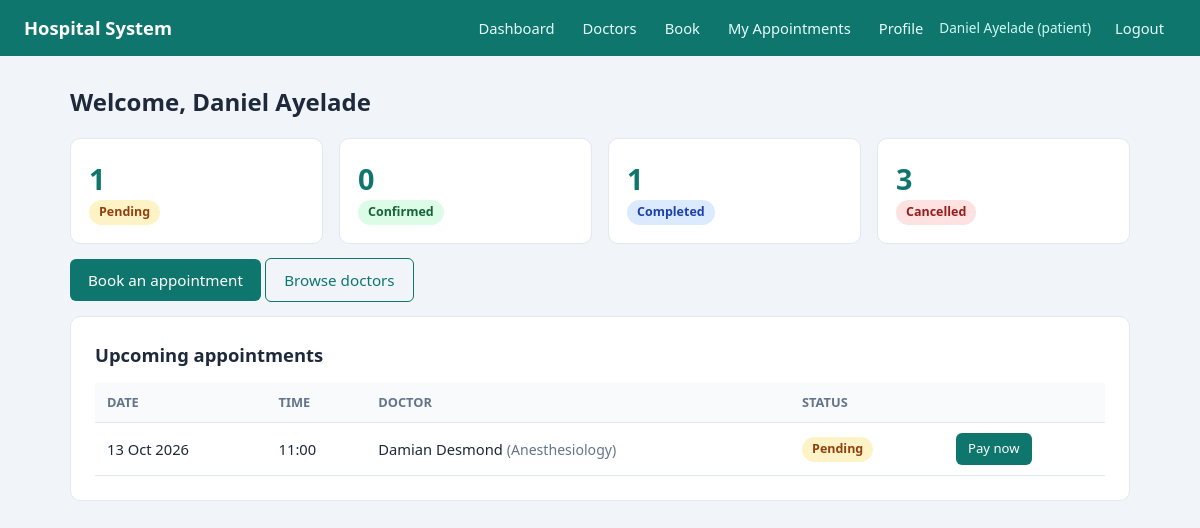
Page /patient/dashboard.php (signed in) on the committed database.
### tables this page shows
CREATE TABLE `appointments` (
  `appointment_id` int(11) NOT NULL,
  `patient_id` int(11) NOT NULL,
  `doctor_id` int(11) NOT NULL,
  `appointment_date` date NOT NULL,
  `appointment_time` time NOT NULL,
  `reason` text DEFAULT NULL,
  `fee` decimal(10,2) NOT NULL,
  `status` enum('pending','confirmed','completed','cancelled') DEFAULT 'pending',
  `created_at` timestamp NOT NULL DEFAULT current_timestamp(),
  `active_slot` varchar(40) GENERATED ALWAYS AS (if(`status` = 'cancelled',NULL,concat(`doctor_id`,'|',`appointment_date`,'|',`appointment_time`))) STORED
);

CREATE TABLE `doctors` (
  `doctor_id` int(11) NOT NULL,
  `full_name` varchar(100) NOT NULL,
  `email` varchar(100) NOT NULL,
  `password` varchar(255) NOT NULL,
  `phone` varchar(20) DEFAULT NULL,
  `specialization_id` int(11) NOT NULL,
  `consultation_fee` decimal(10,2) NOT NULL,
  `bio` text DEFAULT NULL,
  `status` enum('active','inactive') DEFAULT 'active',
  `created_at` timestamp NOT NULL DEFAULT current_timestamp()
);

CREATE TABLE `specializations` (
  `specialization_id` int(11) NOT NULL,
  `name` varchar(100) NOT NULL,
  `description` text DEFAULT NULL
);

### includes/auth.php (called while the page is built, shortened)
<?php
require_once __DIR__ . '/../config/config.php';
function currentUserId(): int
{
    return (int) ($_SESSION['user_id'] ?? 0);
}
function e($value): string
{
    return htmlspecialchars((string) $value, ENT_QUOTES, 'UTF-8');
}

### config/config.php (called while the page is built, shortened)
<?php
spl_autoload_register(function ($class) {
    $file = __DIR__ . '/../classes/' . $class . '.php';
});

### classes/Database.php (called while the page is built, shortened)
<?php
class Database
{
    private static ?Database $instance = null;
    private PDO $conn;
    private function __construct()
    {
        $dsn = "mysql:host=" . DB_HOST . ";dbname=" . DB_NAME . ";charset=utf8mb4";
        $options = [
            PDO::ATTR_ERRMODE            => PDO::ERRMODE_EXCEPTION,
            PDO::ATTR_DEFAULT_FETCH_MODE => PDO::FETCH_ASSOC,
            PDO::ATTR_EMULATE_PREPARES   => false,
        ];
        try {
            $this->conn = new PDO($dsn, DB_USER, DB_PASS, $options);
        } catch (PDOException $e) {
            die("Database connection failed: " . $e->getMessage());
        }
    }
    public static function getInstance(): Database
    {
        if (self::$instance === null) {
            self::$instance = new Database();
        }
        return self::$instance;
    }
    public function query(string $sql, array $params = []): PDOStatement
    {
        $stmt = $this->conn->prepare($sql);
        $stmt->execute($params);
        return $stmt;
    }
    public function fetchAll(string $sql, array $params = []): array
    {
        return $this->query($sql, $params)->fetchAll();
    }
}

### classes/Appointment.php (called while the page is built, shortened)
<?php
class Appointment
{
    private Database $db;
    public function __construct()
    {
        $this->db = Database::getInstance();
    }
    public function getByPatient(int $patientId): array
    {
        return $this->db->fetchAll(
            "SELECT a.*, d.full_name AS doctor_name, s.name AS specialization,
                    (SELECT COUNT(*) FROM payments pay
                     WHERE pay.appointment_id = a.appointment_id AND pay.status = 'success') AS is_paid
             FROM appointments a
             JOIN doctors d ON d.doctor_id = a.doctor_id
             JOIN specializations s ON s.specialization_id = d.specialization_id
             WHERE a.patient_id = ?
             ORDER BY a.appointment_date DESC, a.appointment_time DESC",
            [$patientId]
        );
    }
}

### patient/dashboard.php (the view, shortened to what this page needs)
<?php
require_once __DIR__ . '/../includes/auth.php';
$all = (new Appointment())->getByPatient(currentUserId());
$counts = ['pending' => 0, 'confirmed' => 0, 'completed' => 0, 'cancelled' => 0];
$upcoming = [];
foreach ($all as $a) {
    $counts[$a['status']]++;
    if (in_array($a['status'], ['pending', 'confirmed'], true) && $a['appointment_date'] >= date('Y-m-d')) {
        $upcoming[] = $a;
    }
}
$upcoming = array_slice(array_reverse($upcoming), 0, 5);
require __DIR__ . '/../includes/header.php';
?>
<h1 class="page-title">Welcome, <?= e($_SESSION['user_name']) ?></h1>
<div class="grid">
    <?php foreach ($counts as $status => $total): ?>
        <div class="stat">
            <div class="num"><?= (int) $total ?></div>
            <div class="label"><span class="badge badge-<?= e($status) ?>"><?= e($status) ?></span></div>
        </div>
    <?php endforeach; ?>
</div>
<p class="mt">
    <a class="btn" href="book.php">Book an appointment</a>
    <a class="btn btn-outline" href="doctors.php">Browse doctors</a>
</p>
<div class="card mt">
    <h2>Upcoming appointments</h2>
    <div class="table-wrap">
    <table>
        <thead><tr><th>Date</th><th>Time</th><th>Doctor</th><th>Status</th><th></th></tr></thead>
        <tbody>
        <?php foreach ($upcoming as $a): ?>
            <tr>
                <td><?= e(date('d M Y', strtotime($a['appointment_date']))) ?></td>
                <td><?= e(substr($a['appointment_time'], 0, 5)) ?></td>
                <td><?= e($a['doctor_name']) ?> <span class="muted">(<?= e($a['specialization']) ?>)</span></td>
                <td><span class="badge badge-<?= e($a['status']) ?>"><?= e($a['status']) ?></span></td>
                <td>
                    <?php if ($a['status'] === 'pending' && !$a['is_paid']): ?>
                        <a class="btn btn-sm" href="pay.php?appointment_id=<?= (int) $a['appointment_id'] ?>">Pay now</a>
                    <?php endif; ?>
                </td>
            </tr>
        <?php endforeach; ?>
        </tbody>
    </table>
    </div>
</div>
<?php require __DIR__ . '/../includes/footer.php'; ?>

### assets/css/style.css (style rules this page uses)
:root { --primary: #0f766e; --primary-dark: #115e59; --bg: #f1f5f9; --card: #ffffff; --text: #1e293b; --muted: #64748b; --border: #e2e8f0; --danger: #dc2626; --success: #16a34a; --warning: #d97706; }
* { box-sizing: border-box; margin: 0; padding: 0; }
body { font-family: "Segoe UI", Arial, sans-serif; background: var(--bg); color: var(--text); line-height: 1.5; }
a { color: var(--primary); text-decoration: none; }
.card { background: var(--card); border: 1px solid var(--border); border-radius: 10px; padding: 24px; margin-bottom: 20px; }
.card h2 { margin-bottom: 14px; font-size: 1.15rem; }
.page-title { margin-bottom: 18px; font-size: 1.5rem; }
.grid { display: grid; gap: 16px; grid-template-columns: repeat(auto-fit, minmax(200px, 1fr)); }
.stat { background: var(--card); border: 1px solid var(--border); border-radius: 10px; padding: 18px; }
.stat .num { font-size: 1.8rem; font-weight: 700; color: var(--primary); }
.stat .label { color: var(--muted); font-size: .88rem; }
.btn { display: inline-block; background: var(--primary); color: #fff; border: 0; padding: 10px 18px; border-radius: 6px; font-size: .95rem; cursor: pointer; }
.btn-outline { background: transparent; color: var(--primary); border: 1px solid var(--primary); }
.btn-sm { padding: 6px 12px; font-size: .82rem; }
.table-wrap { overflow-x: auto; }
table { width: 100%; border-collapse: collapse; font-size: .92rem; }
th, td { text-align: left; padding: 10px 12px; border-bottom: 1px solid var(--border); }
th { background: #f8fafc; font-size: .8rem; text-transform: uppercase; color: var(--muted); }
.badge { display: inline-block; padding: 3px 10px; border-radius: 999px; font-size: .78rem; font-weight: 600; text-transform: capitalize; }
.badge-pending, .badge-failed { background: #fef3c7; color: #92400e; }
.badge-confirmed, .badge-success { background: #dcfce7; color: #166534; }
.badge-completed { background: #dbeafe; color: #1e40af; }
.badge-cancelled { background: #fee2e2; color: #991b1b; }
.muted { color: var(--muted); font-size: .88rem; }
.mt { margin-top: 14px; }

### rows in the picture
appointments: patient "1", doctor "3"
appointments: appointment_date "13 Oct 2026", appointment_time "11:00", doctor.full_name "Damian Desmond", specializations.name "Anesthesiology", status "Pending"

### other values in the picture
$_SESSION['user_name'] "Daniel Ayelade"
$role "patient"
$status "Pending"
$total "0"
$status "Confirmed"
$status "Completed"
$status "Cancelled"
